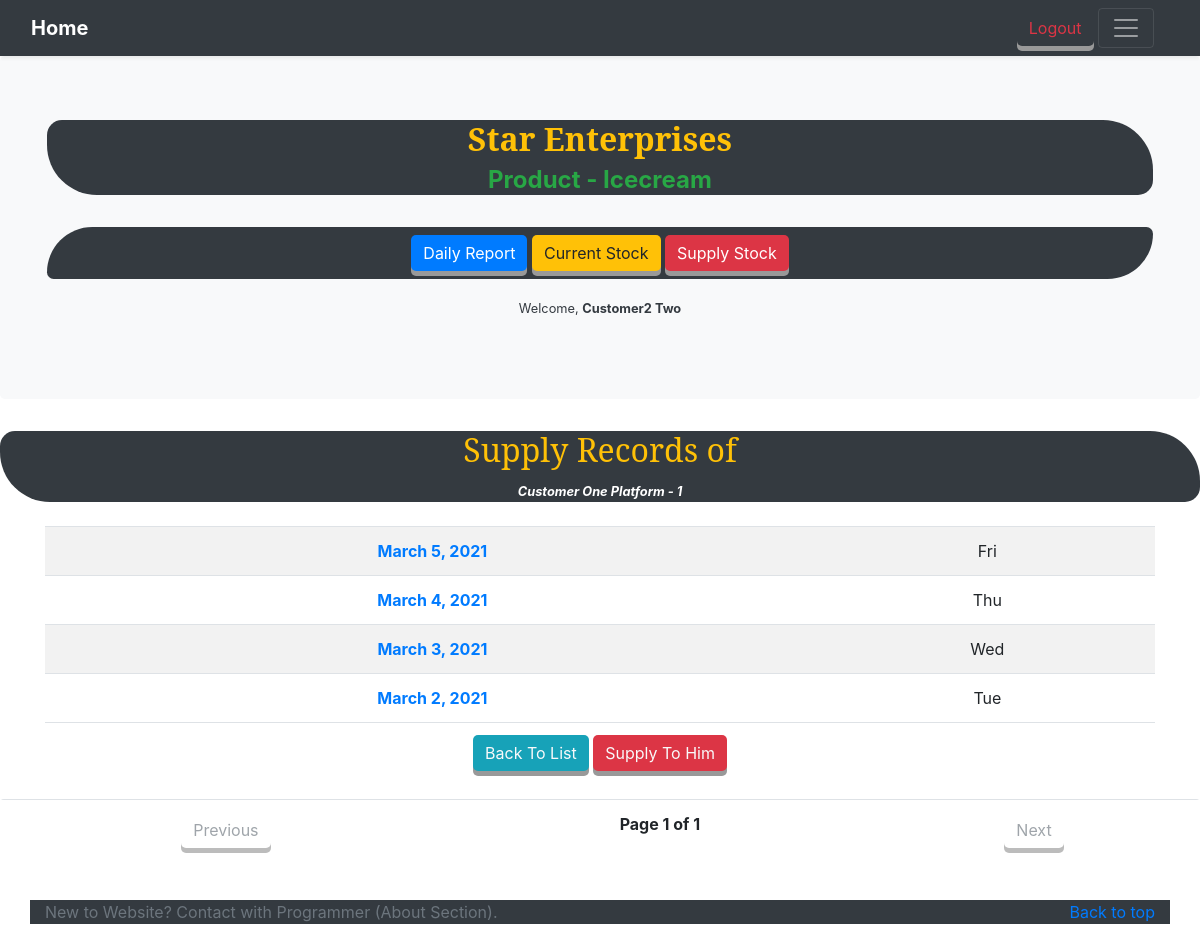
/supply/2/estimate/ (signed in), run on the app's committed database.
### customer_app/models.py (models this page shows, shortened)
class Customer( AbstractUser ):
    location = models.CharField( max_length=200 )

### stock_app/models.py (models this page shows, shortened)
class Dates( models.Model ):
    entry_date    = models.DateField()
    class Meta:
        verbose_name        = 'Date'
        verbose_name_plural = 'Dates'

### supply_app/views.py (the view)
class CustomerSupplyEntryListView( LoginRequiredMixin, CheckEntryInModel, ListView ):
    paginate_by         = 30
    model               = Supply
    template_name       = 'customer_supply_entry_list.html'
    context_object_name = 'customer_supply_entry'
    _customer = None
    def get_queryset( self ):
        self._customer = self.existence_of_customer( self.kwargs['pk'] )
        return Dates.objects.filter( id__in=
                {
                    x.entry_date.id
                    for x in Supply.objects.filter(
                        customer = self._customer
                    )
                } # set ends
            )
    def get_context_data( self,**kwargs ):
        context               = super( CustomerSupplyEntryListView, self )\
                                     .get_context_data( **kwargs )
        context['customer']   = self._customer
        return context

### Icecream/helper.py (called while the page is built)
    def existence_of_customer( self, customer_id ):
        return get_object_or_404( get_user_model(), pk=customer_id , password='' )

### supply_app/templates/customer_supply_entry_list.html (shortened to what this page needs)
{% extends 'base_template.html' %}
{% block additional %}
  <div class='divBg text-warning bg-dark'>
    <h2>Supply Records of </h2>
    <small class='text-white'><i><b>
      {{ customer.first_name }}
      {{ customer.last_name }}
      {{ customer.location }}
    </i></b></small>
  </div>
  <br>
  <div class='container table-responsive'>
    <table class='table table-striped'>
      {% if customer_supply_entry %}
        {% for entries in customer_supply_entry reversed %}
          <tr>
            <th>
              <a href="{% url 'supply_app:customer_bill' pk=entries.id customer_id=customer.id %}"
                 class='text-primary'>
                {{ entries.entry_date }}
              </a>
            </th>
            <td>{{ entries.entry_date|date:'D' }}</td>
          </tr>
        {% endfor %}
      {% else %}
        <div class='container text-center'>
          <br><br><br>
            <h1 class='text-danger'>Customer have no supply records!</h1>
          <br><br><br>
        </div>
      {% endif %}
          <tr class='bg-white'>
           <td colspan="2">
              <a href="{% url 'customer_list' %}#mainDiv"
                 class='btn btn-info text-light'>Back To List
              </a>
              <a href="{% url 'supply_app:supply_create' customer.id %}#mainDiv"
                 class='btn btn-danger text-light'>Supply To Him
              </a>
            </td>
          </tr>
    </table>
  </div>
  <div class="pagination table-responsive">
    <table class='table'>
      <tr>
        <td>
          {% if page_obj.has_previous %}
            <a class='btn btn-link'
               href="?page={{ page_obj.previous_page_number }}#mainDiv">Previous</a>
          {% else %}
          <a class='btn btn-link disabled' href="#">Previous</a>
          {% endif %}
        </td>
        <th>Page {{ page_obj.number }} of {{ page_obj.paginator.num_pages }}</th>
        <td>
          {% if page_obj.has_next %}
            <a class='btn btn-link'
               href="?page={{ page_obj.next_page_number }}#mainDiv">Next</a>
          {% else %}
            <a class='btn btn-link disabled' href="#">Next</a>
          {% endif %}
        </td>
      </tr>
    </table>
  </div>
{% endblock additional %}

### templates/base_template.html (shortened to what this page needs)
<!DOCTYPE html>
<html>
  <head>
      {% load static %}
      <link rel="stylesheet" href="https://maxcdn.bootstrapcdn.com/bootstrap/4.5.2/css/bootstrap.min.css">
  </head>
  <body>
    <header>
      <div class="navbar navbar-dark bg-dark shadow-sm">
        <div class="container-fluid d-flex justify-content-between">
          <strong>
            <a class="navbar-brand d-flex align-items-center"
               href="{% url 'entry_list' %}">
              Home
            </a>
          </strong>
          <div class="col-4 d-flex justify-content-end align-items-center">
			{% if user.is_authenticated %}
            <a class="btn btn-outline-danger align-items-center"
               href="{% url 'logout' %}">
                Logout
            </a> &nbsp;
            {% else %}
            <a class="btn btn-outline-light align-items-center"
               href="{% url 'login'%}">
                Login
              </a> &nbsp;
			{% endif %}
            <button class="navbar-toggler collapsed" type="button" data-toggle="collapse" data-target="#navbarHeader" aria-controls="navbarHeader" aria-expanded="false" aria-label="Toggle navigation">
              <span class="navbar-toggler-icon"></span>
            </button>
          </div>
        </div>
      </div>
    </header>
    <main role='main'>
      <section class="jumbotron text-center bg-light">
          <div class="container-fluid">
            <div class='text-white bg-dark'
                 style='border-radius:15px 50px'>
              <h2>
                <b class='text-warning'>Star Enterprises</b>
              </h2>
              <h4 class='text-success'>
                <b>Product - Icecream</b>
              </h4>
            </div>
            <br>
            <p class='bg-dark'
               style='border-radius:75px 11px'>
              <a href="{% url 'entry_list' %}#mainDiv"
                 class="btn btn-primary my-2">
                Daily Report
              </a>
              <a href="{% url 'current_stock' %}#mainDiv"
                 class="btn btn-warning my-2">
                Current Stock
              </a>
              <a href="{% url 'supply_app:choose_customer_record' %}#mainDiv"
                 class="btn btn-danger my-2">
                Supply Stock
              </a>
            </p>
            <p>
              {% if user.is_authenticated %}
                <small class="text text-dark">
                  Welcome,
                  <b>
                    {{ user.first_name|title }}
                    {{ user.last_name|title }}
                  </b>
                </small>
              {% else %}
                <small class="text text-dark">Welcome</small>
              {% endif %}
            </p>
          </div>
      </section>
    </main>
    <div class="text-center" id='mainDiv'>
      {% block additional %}
      {% endblock additional %}
    </div>
    <br>
    <footer class="text-muted">
      <div class="container bg-dark">
        <p class="float-right">
          <a href="#">Back to top</a>
        </p>
        <p>New to Website? Contact with Programmer (About Section).</p>
      </div>
    </footer>
  </body>
</html>

### data on the page
Customer: first_name "Customer2", last_name "Two"
Customer: first_name "Customer", last_name "One", location "Platform - 1"
Dates: entry_date "March 5, 2021", entry_date "Fri"
Dates: entry_date "March 4, 2021", entry_date "Thu"
Dates: entry_date "March 3, 2021", entry_date "Wed"
Dates: entry_date "March 2, 2021", entry_date "Tue"

### other printed values
{{ page_obj.number }} "1"
{{ page_obj.paginator.num_pages }} "1"
